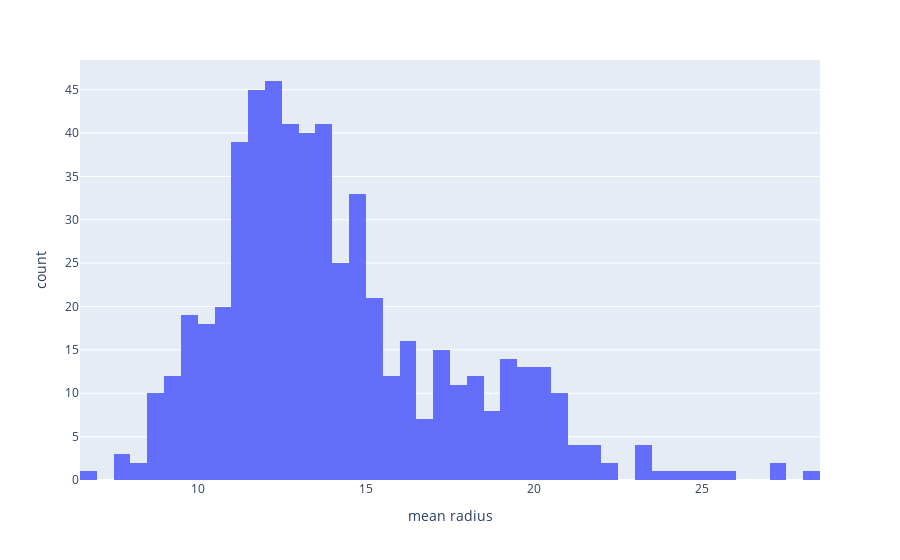

The notebook cell this image was saved under:
### Markdown cell above
### TASK #2: PLOT INTERACTIVE HISTOGRAMS

### Code cell
# A histogram is representation of the distribution of numerical data, where the data are binned and the count for each bin is represented. 
# plot mean radius
fig = px.histogram(cancer_df, x = 'mean radius', nbins=60)
fig.show()

### Figure 1 — Plotly figure (JSON) as saved in the notebook; plotly's stock layout.template omitted (floating-point values rounded to 4 significant figures; data arrays with more than 128 entries replaced by an {"elided": "..."} marker saying what was removed)
{"data": [{"alignmentgroup": "True", "bingroup": "x", "hovertemplate": "mean radius=%{x}<br>count=%{y}<extra></extra>", "legendgroup": "", "marker": {"color": "#636efa", "pattern": {"shape": ""}}, "name": "", "nbinsx": 60, "offsetgroup": "", "orientation": "v", "showlegend": false, "type": "histogram", "x": {"elided": "569 float values"}, "xaxis": "x", "yaxis": "y"}], "layout": {"autosize": true, "barmode": "relative", "legend": {"tracegroupgap": 0}, "margin": {"t": 60}, "xaxis": {"anchor": "y", "autorange": true, "domain": [0, 1], "range": [6.5, 28.5], "title": {"text": "mean radius"}, "type": "linear"}, "yaxis": {"anchor": "x", "autorange": true, "domain": [0, 1], "range": [0, 48.42], "title": {"text": "count"}}}}
